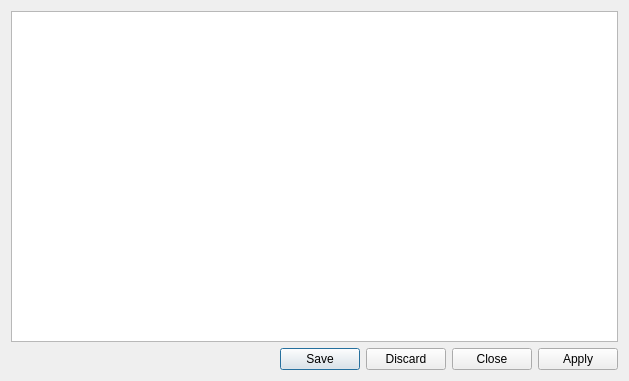
<?xml version="1.0" encoding="UTF-8"?>
<ui version="4.0">
 <class>EditDict</class>
 <widget class="QDialog" name="EditDict">
  <property name="geometry">
   <rect>
    <x>0</x>
    <y>0</y>
    <width>629</width>
    <height>381</height>
   </rect>
  </property>
  <property name="windowTitle">
   <string>Edit Dictionary</string>
  </property>
  <layout class="QVBoxLayout" name="verticalLayout_2">
   <item>
    <layout class="QVBoxLayout" name="verticalLayout">
     <item>
      <widget class="QTableView" name="tableView"/>
     </item>
     <item>
      <widget class="QDialogButtonBox" name="buttonBox">
       <property name="standardButtons">
        <set>QDialogButtonBox::Apply|QDialogButtonBox::Close|QDialogButtonBox::Discard|QDialogButtonBox::Save</set>
       </property>
      </widget>
     </item>
    </layout>
   </item>
  </layout>
 </widget>
 <resources/>
 <connections/>
</ui>
